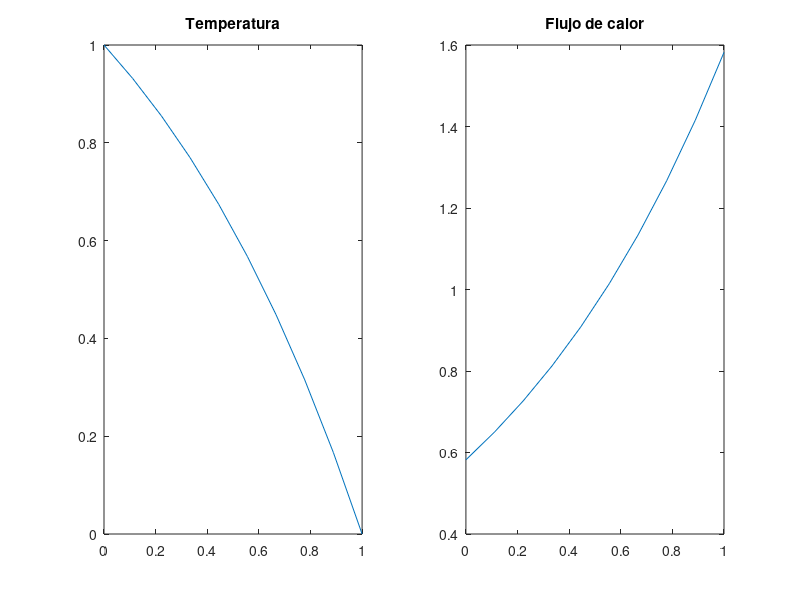

This chart was generated by the following MATLAB code: (Note: this script raises an error after producing the figure.)
%% Ejercicio 6 %%
%Adveccion - Difusion

%% a)
%Cantidad de nodos
nodos = 10;
xlim = [0,1];
h = (xlim(2)-xlim(1))/(nodos-1);
x = xlim(1):h:xlim(2);
%Valores de contorno
r = [1,0];
%Tipos de contorno
tipo = ['d','d'];

%Solucion analitica expresada en funcion de k y v
% Peclet -> Pe = v*dx/2*k
% T(x) = ((1-exp(2*Pe*x)) / (exp(2*Pe)-1)) + 1

%% b)
%Difusivo y convectivo
k = 1;
v = 1;
Q = zeros(nodos,1);
%Peclet
Pe = v/(2*k);
%Solucion analitica
Tx = (1-exp(2*Pe*x))/(exp(2*Pe)-1) + 1;
qx = -k*((-2*Pe*exp(2*Pe*x))/(exp(2*Pe)-1));

figure(1);
subplot(1,2,1);
plot(x,Tx);
title('Temperatura');
subplot(1,2,2);
plot(x,qx);
title('Flujo de calor');

%Solucion aproximada
[~,~,T,q] = FDM_1D(xlim,nodos,k,0,v,Q,r,tipo,0,0,0,0,-1,0,0,0);

subplot(1,2,1);
hold on
plot(x,T,'r');
hold on
subplot(1,2,2);
hold on
plot(x,q,'r');
hold off

%% c)
k = 0.1;
Pe = v/(2*k);
%Solucion analitica
Tx = (1-exp(2*Pe*x))/(exp(2*Pe)-1) + 1;
qx = -k*((-2*Pe*exp(2*Pe*x))/(exp(2*Pe)-1));
%Solucion aproximada
[~,~,T,q] = FDM_1D(xlim,nodos,k,0,v,Q,r,tipo,0,0,0,0,-1,0,0,0);

figure(2);
subplot(1,2,1);
plot(x,Tx);
title('Temperatura');
subplot(1,2,2);
plot(x,qx);
title('Flujo de calor');
subplot(1,2,1);
hold on
plot(x,T,'r');
hold on
subplot(1,2,2);
hold on
plot(x,q,'r');
hold off

k = 0.01;
Pe = v/(2*k);
%Solucion analitica
Tx = (1-exp(2*Pe*x))/(exp(2*Pe)-1) + 1;
qx = -k*((-2*Pe*exp(2*Pe*x))/(exp(2*Pe)-1));
%Solucion aproximada
[~,~,T,q] = FDM_1D(xlim,nodos,k,0,v,Q,r,tipo,0,0,0,0,-1,0,0,0);

figure(3);
subplot(1,2,1);
plot(x,Tx);
title('Temperatura');
subplot(1,2,2);
plot(x,qx);
title('Flujo de calor');
subplot(1,2,1);
hold on
plot(x,T,'r');
hold on
subplot(1,2,2);
hold on
plot(x,q,'r');
hold off
